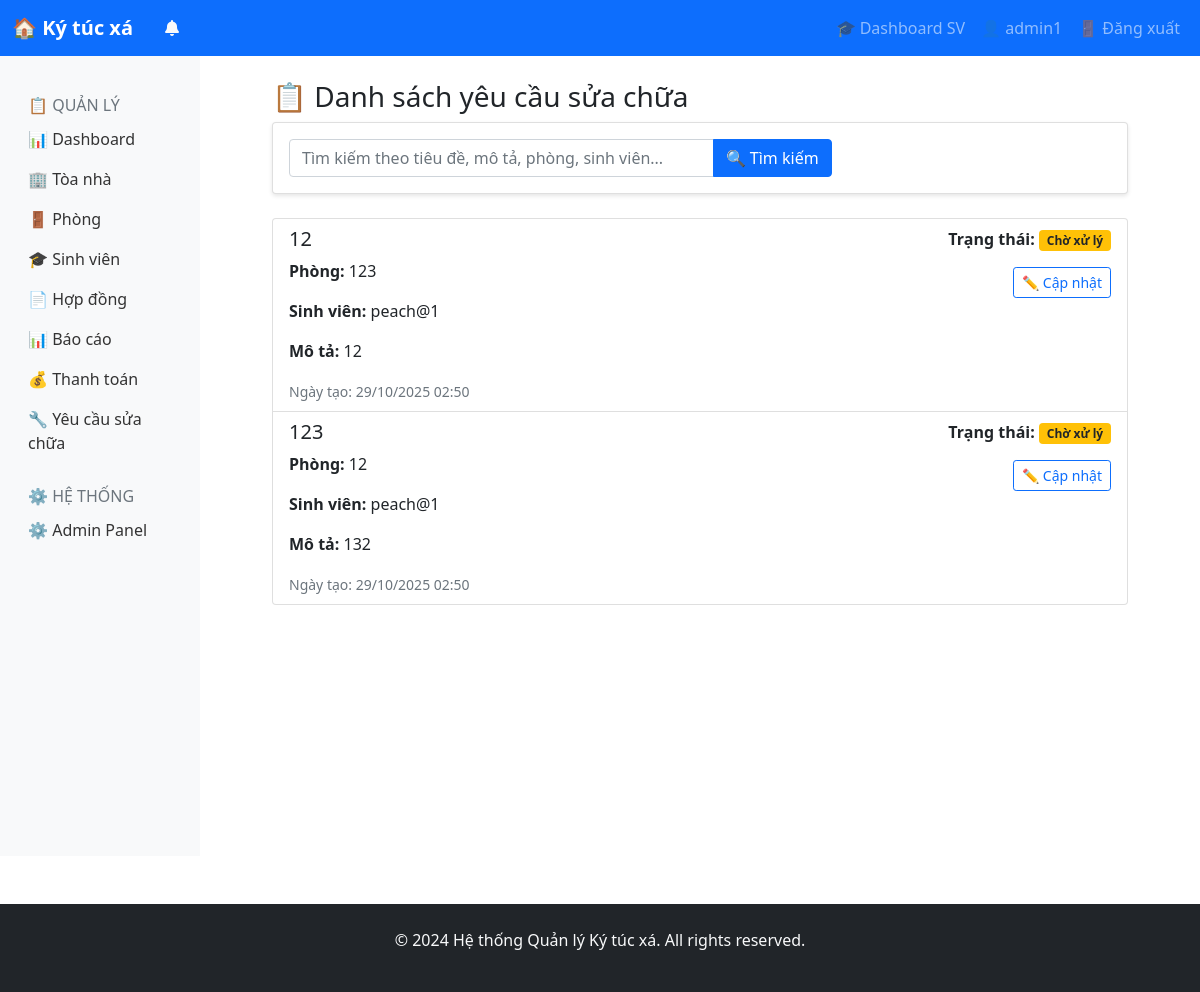
Page /repairs/ (signed in) on the committed database.
### accounts/models.py (models this page shows, shortened)
class CustomUser(AbstractUser):
    USER_TYPE_CHOICES = (
        ('student', 'Sinh viên'),
        ('manager', 'Quản lý'),
        ('staff', 'Nhân viên'),
    )
    user_type = models.CharField(max_length=10, choices=USER_TYPE_CHOICES, default='student')
    phone = models.CharField(max_length=15, blank=True)
    address = models.TextField(blank=True)
    date_of_birth = models.DateField(null=True, blank=True)
    avatar = models.ImageField(upload_to='avatars/', null=True, blank=True)

### dormitory/models.py (models this page shows, shortened)
class RepairRequest(models.Model):
    STATUS_CHOICES = (
        ('pending', 'Chờ xử lý'),
        ('in_progress', 'Đang sửa chữa'),
        ('completed', 'Đã hoàn thành'),
    )
    student = models.ForeignKey(settings.AUTH_USER_MODEL, on_delete=models.CASCADE)
    room = models.CharField(max_length=20)
    title = models.CharField(max_length=200)
    description = models.TextField()
    status = models.CharField(max_length=20, choices=STATUS_CHOICES, default='pending')
    created_at = models.DateTimeField(auto_now_add=True)
    updated_at = models.DateTimeField(auto_now=True)

### dormitory/views.py (the view, shortened to what this page needs)
# urls.py: path('repairs/', views.admin_repairs, name='repairs_list'),  # ĐỔI TÊN URL
@login_required
def admin_repairs(request):
    if not request.user.is_staff:
        return redirect('student_repairs')
    search_query = request.GET.get('search', '')
    repairs = RepairRequest.objects.select_related('student').all()
    context = {
        'repairs': repairs,
        'search_query': search_query,
    }
    return render(request, 'dormitory/admin_repairs.html', context)

### dormitory/templates/dormitory/admin_repairs.html (shortened to what this page needs)
{% extends 'base.html' %}
{% block content %}
<div class="container mt-4">
    <h3>📋 Danh sách yêu cầu sửa chữa</h3>
    <div class="card mb-4">
        <div class="card-body">
            <form method="get" class="row g-3 align-items-center">
                <div class="col-md-8">
                    <div class="input-group">
                        <input type="text" name="search" class="form-control"
                               placeholder="Tìm kiếm theo tiêu đề, mô tả, phòng, sinh viên..."
                               value="{{ search_query }}">
                        <button type="submit" class="btn btn-primary">🔍 Tìm kiếm</button>
                    </div>
                </div>
            </form>
        </div>
    </div>
    <div class="list-group">
        {% for repair in repairs %}
        <div class="list-group-item">
            <div class="d-flex justify-content-between">
                <div>
                    <h5>{{ repair.title }}</h5>
                    <p><strong>Phòng:</strong> {{ repair.room }}</p>
                    <p><strong>Sinh viên:</strong> {{ repair.student.username }}</p>
                    <p><strong>Mô tả:</strong> {{ repair.description }}</p>
                </div>
                <div class="text-end">
                    <p><strong>Trạng thái:</strong>
                        {% if repair.status == 'pending' %}
                            <span class="badge bg-warning text-dark">Chờ xử lý</span>
                        {% elif repair.status == 'in_progress' %}
                            <span class="badge bg-info text-dark">Đang sửa chữa</span>
                        {% else %}
                            <span class="badge bg-success">Đã hoàn thành</span>
                        {% endif %}
                    </p>
                    <a href="{% url 'update_repair_status' repair.id %}" class="btn btn-sm btn-outline-primary">
                        ✏️ Cập nhật
                    </a>
                </div>
            </div>
            <small class="text-muted">Ngày tạo: {{ repair.created_at|date:"d/m/Y H:i" }}</small>
        </div>
        {% empty %}
        <div class="text-center text-muted py-4">
            <p>📭 Không có yêu cầu sửa chữa nào.</p>
        </div>
        {% endfor %}
    </div>
</div>
{% endblock %}

### templates/base.html (shortened to what this page needs)
<!DOCTYPE html>
<html lang="vi">
  <head>
    <link
      href="https://cdn.jsdelivr.net/npm/bootstrap@5.1.3/dist/css/bootstrap.min.css"
      rel="stylesheet"
    />
    <link rel="stylesheet" href="https://cdnjs.cloudflare.com/ajax/libs/font-awesome/6.0.0/css/all.min.css">
  </head>
  <body>
    <nav class="navbar navbar-expand-lg navbar-dark bg-primary">
      <div class="container-fluid">
        <a class="navbar-brand" href="{% url 'home' %}">🏠 Ký túc xá</a>
        {% if user.is_authenticated %}
          {% if user.user_type == 'manager' or user.user_type == 'staff' or user.is_staff %}
          <div class="nav-item dropdown">
            <a class="nav-link text-light" href="#" data-bs-toggle="dropdown">
              <i class="fas fa-bell"></i>
            </a>
          </div>
          {% endif %}
        {% endif %}
        <div class="collapse navbar-collapse" id="navbarNav">
          <div class="navbar-nav ms-auto">
            {% if user.is_authenticated %}
              {% if user.user_type == 'student' %}
              <a class="nav-link" href="/student/dashboard/">🎓 Dashboard SV</a>
              <a class="nav-link" href="#">👤 {{ user.username }}</a>
              {% else %}
              <a class="nav-link" href="/dashboard/">📊 Dashboard</a>
              <a class="nav-link" href="/admin/">⚙️ Admin</a>
              <a class="nav-link" href="#">👤 {{ user.username }}</a>
              {% endif %}
              <a class="nav-link" href="/accounts/logout/">🚪 Đăng xuất</a>
            {% else %}
            <a class="nav-link" href="/accounts/login/">🔐 Đăng nhập SV</a>
            <a class="nav-link" href="/student/register/">📝 Đăng ký SV</a>
            <a class="nav-link" href="/admin/">⚙️ Quản lý</a>
            {% endif %}
          </div>
        </div>
      </div>
    </nav>
    <div class="container-fluid">
      <div class="row">
        {% if user.is_authenticated %}
          {% if user.user_type == 'manager' or user.user_type == 'staff' or user.is_staff %}
          <nav class="col-md-3 col-lg-2 d-md-block sidebar collapse bg-light">
            <div class="position-sticky pt-3">
              <h6 class="sidebar-heading d-flex justify-content-between align-items-center px-3 mt-4 mb-1 text-muted">
                <span>📋 QUẢN LÝ</span>
              </h6>
              <ul class="nav flex-column">
                <li class="nav-item">
                  <a class="nav-link" href="/dashboard/">📊 Dashboard</a>
                </li>
                <li class="nav-item">
                  <a class="nav-link" href="/buildings/">🏢 Tòa nhà</a>
                </li>
                <li class="nav-item">
                  <a class="nav-link" href="/rooms/">🚪 Phòng</a>
                </li>
                <li class="nav-item">
                  <a class="nav-link" href="/students/">🎓 Sinh viên</a>
                </li>
                <li class="nav-item">
                  <a class="nav-link" href="/contracts/">📄 Hợp đồng</a>
                </li>
                <li class="nav-item">
                  <a class="nav-link" href="/reports/">📊 Báo cáo</a>
                </li>
                <li class="nav-item">
                  <a class="nav-link" href="/payments/">💰 Thanh toán</a>
                </li>
                <li class="nav-item">
                  <a class="nav-link" href="/repairs/">🔧 Yêu cầu sửa chữa</a>
                </li>
              </ul>
              <h6 class="sidebar-heading d-flex justify-content-between align-items-center px-3 mt-4 mb-1 text-muted">
                <span>⚙️ HỆ THỐNG</span>
              </h6>
              <ul class="nav flex-column mb-2">
                <li class="nav-item">
                  <a class="nav-link" href="/admin/">⚙️ Admin Panel</a>
                </li>
              </ul>
            </div>
          </nav>
          {% endif %}
        {% endif %}
        <main class="col-md-9 ms-sm-auto col-lg-10 px-md-4">
          <div class="container mt-4">
            {% block content %}
            {% endblock %}
          </div>
        </main>
      </div>
    </div>
    <footer class="bg-dark text-light mt-5 py-4">
      <div class="container text-center">
        <p>&copy; 2024 Hệ thống Quản lý Ký túc xá. All rights reserved.</p>
      </div>
    </footer>
  </body>
</html>

### templates/base.html (style rules this page uses)
.navbar-brand { font-weight: bold; }
.card { box-shadow: 0 2px 4px rgba(0, 0, 0, 0.1); margin-bottom: 20px; }
.sidebar { background-color: #f8f9fa; min-height: 100vh; }
.nav-link { color: #333; }

### rows in the picture
CustomUser: username "admin1"
RepairRequest: title "12", room "123", student.username "peach@1", description "12", status "Chờ xử lý", created_at "29/10/2025 02:50"
RepairRequest: title "123", room "12", student.username "peach@1", description "132", status "Chờ xử lý", created_at "29/10/2025 02:50"
